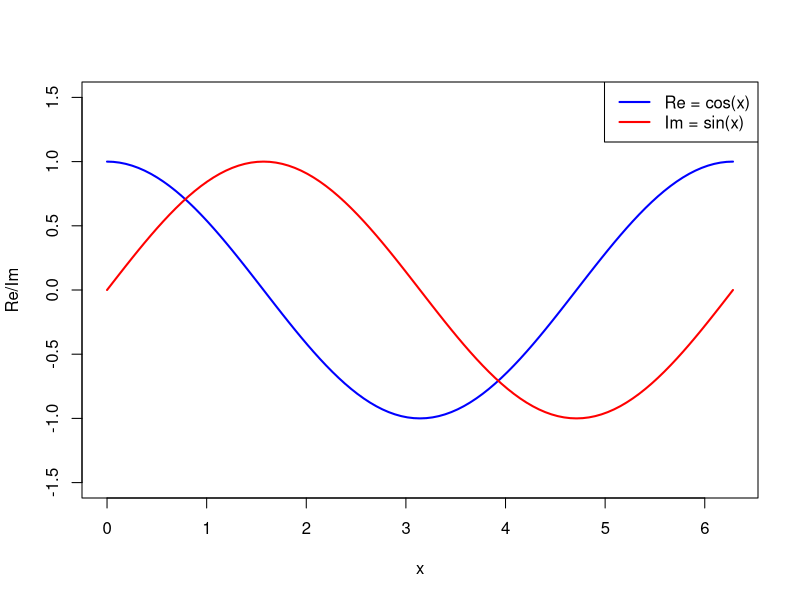

The R script that drew this image:
## ---- chunk 1
curve(cos(x), 0, 2*pi, col = "blue", ylim = c(-1.5, 1.5), ylab = "Re/Im", xlab = "x", lwd = 2)
curve(sin(x), 0, 2*pi, col = "red", add = TRUE, lwd = 2)
legend("topright", legend = c("Re = cos(x)", "Im = sin(x)"), col = c("blue", "red"), lwd = 2)
